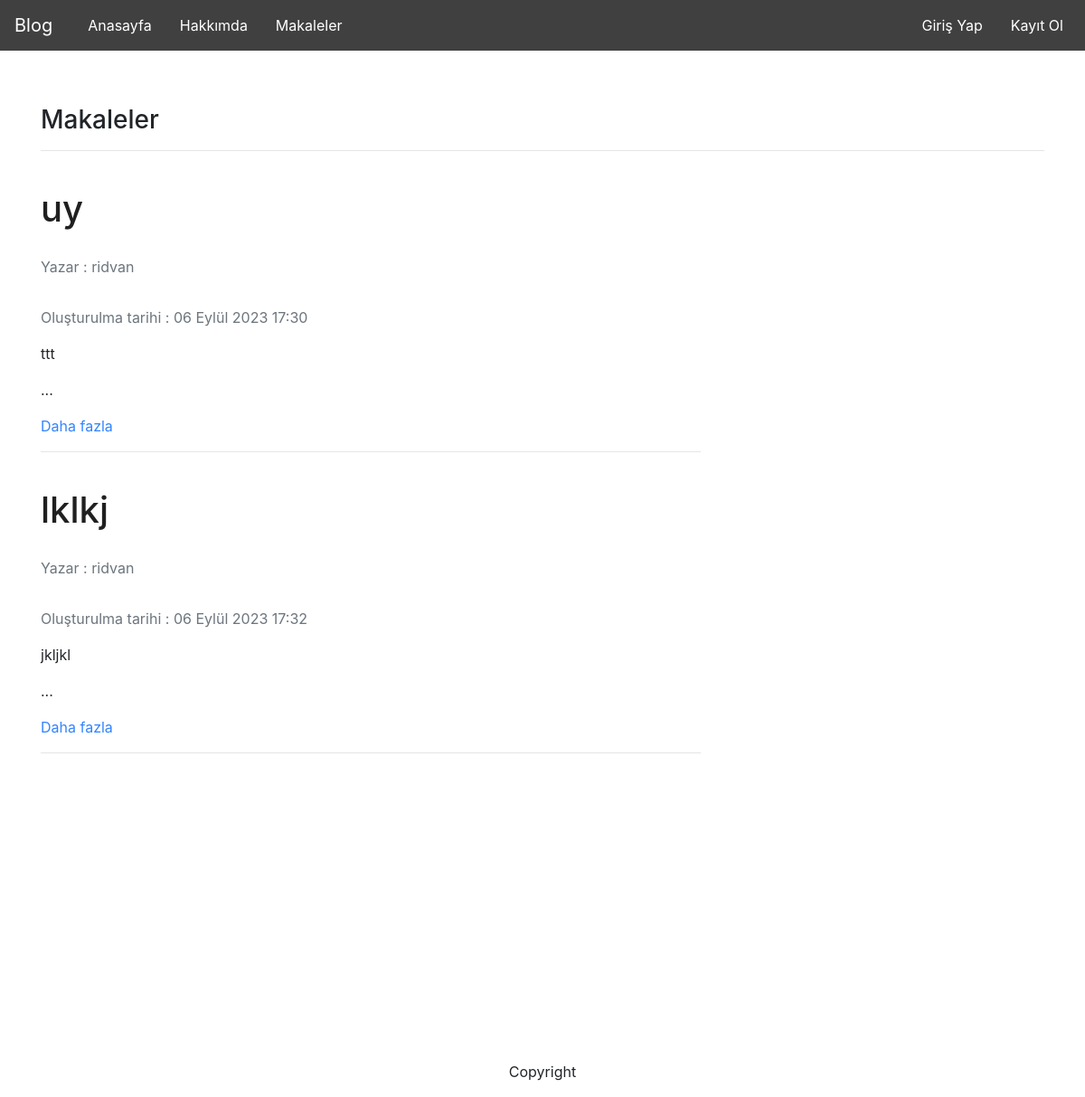
/articles/, run on an earlier commit of the app's database.
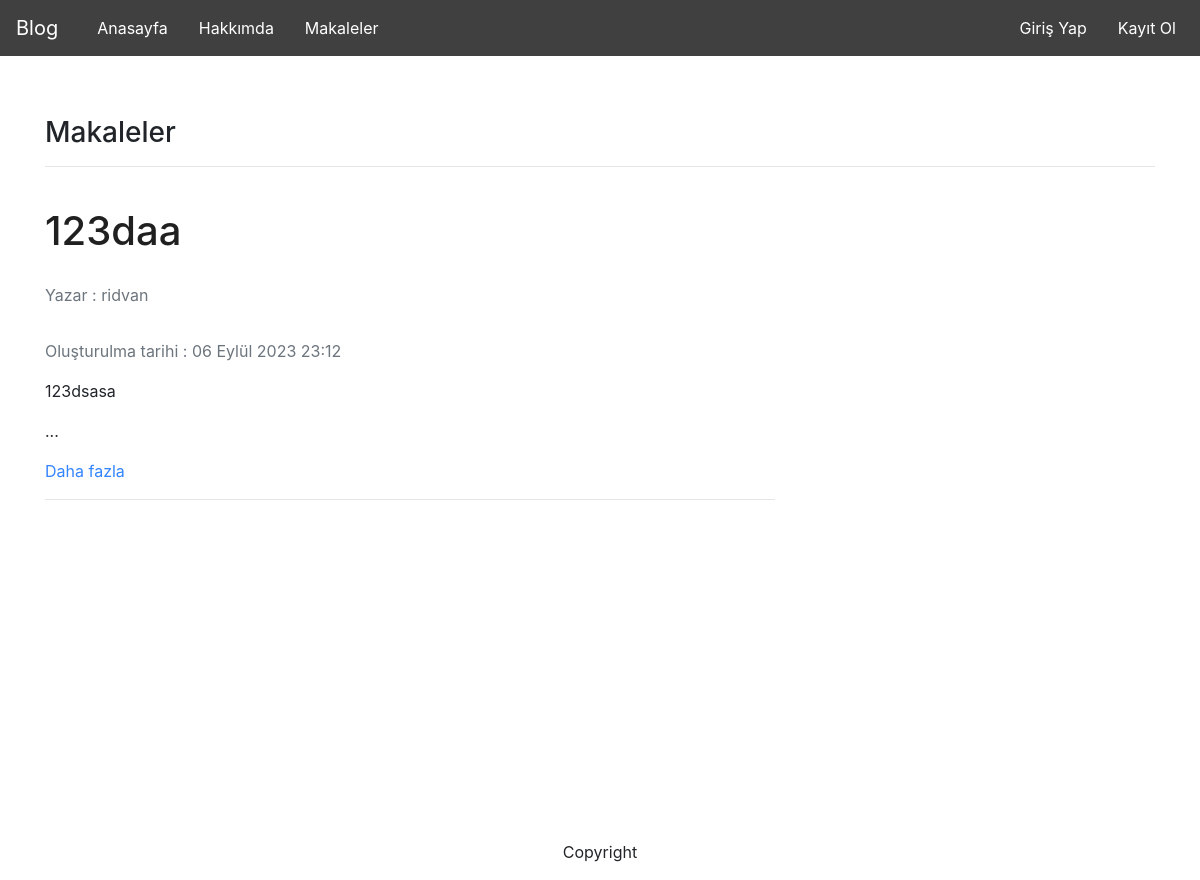
And on a later commit of the database.
### article/models.py (models this page shows, shortened)
class Article(models.Model):
    author = models.ForeignKey("auth.User", on_delete= models.CASCADE, verbose_name="Yazar")
    title = models.CharField(max_length= 50, verbose_name="Başlık")
    description = RichTextField(max_length=10000, verbose_name="Açıklama")
    created_date = models.DateTimeField(auto_now_add=True, verbose_name="Oluşturulma tarihi")
    article_image = models.FileField(blank = True,null = True,verbose_name="Dosya Ekle")
    def short_description(self):
        return self.description[:100]

### article/views.py (the view)
# urls.py: path('', views.articles, name="articles" ),
def articles(request):
    articles = Article.objects.all()
    return render(request, "articles/articles.html", {"articles":articles})

### templates/articles/articles.html
{% extends 'layout.html' %}
{% block body %}
    <h3>Makaleler</h3>
    <hr>
    <br>
    {% if articles %}
        {% for article in articles %}
        <div class="row">
            <div class="col-lg-8">
                        <a href="{% url 'article:detailArticle' article.id %}" class="about-link-title"><h1 class="fw-bolder mb-1">{{article.title}}</h1></a>
                        <br>
                        <div class="text-muted fst-italic mb-2">Yazar : {{article.author.username}}</div>
                        <br>
                        <div class="text-muted fst-italic mb-2">Oluşturulma tarihi : {{article.created_date}}</div>
                        <p>{{ article.short_description|safe }}...</p>
                        <a href="{% url 'article:detailArticle' article.id %}" class="about-link ">Daha fazla</a>
                        <hr>
                        <br>
            </div>
            </div>
        {% endfor %}
    {% else %}
        <div class="alert alert-danger">
            Henüz bir makale bulunmuyor
        </div>
    {% endif %}
{% endblock body %}

What changed in the data, as far as the page shows it:
removed Article: title "uy", author.username "ridvan", created_date "06 Eylül 2023 17:30", short_description "ttt"
removed Article: title "lklkj", author.username "ridvan", created_date "06 Eylül 2023 17:32", short_description "jkljkl"
added Article: title "123daa", author.username "ridvan", created_date "06 Eylül 2023 23:12", short_description "123dsasa"
